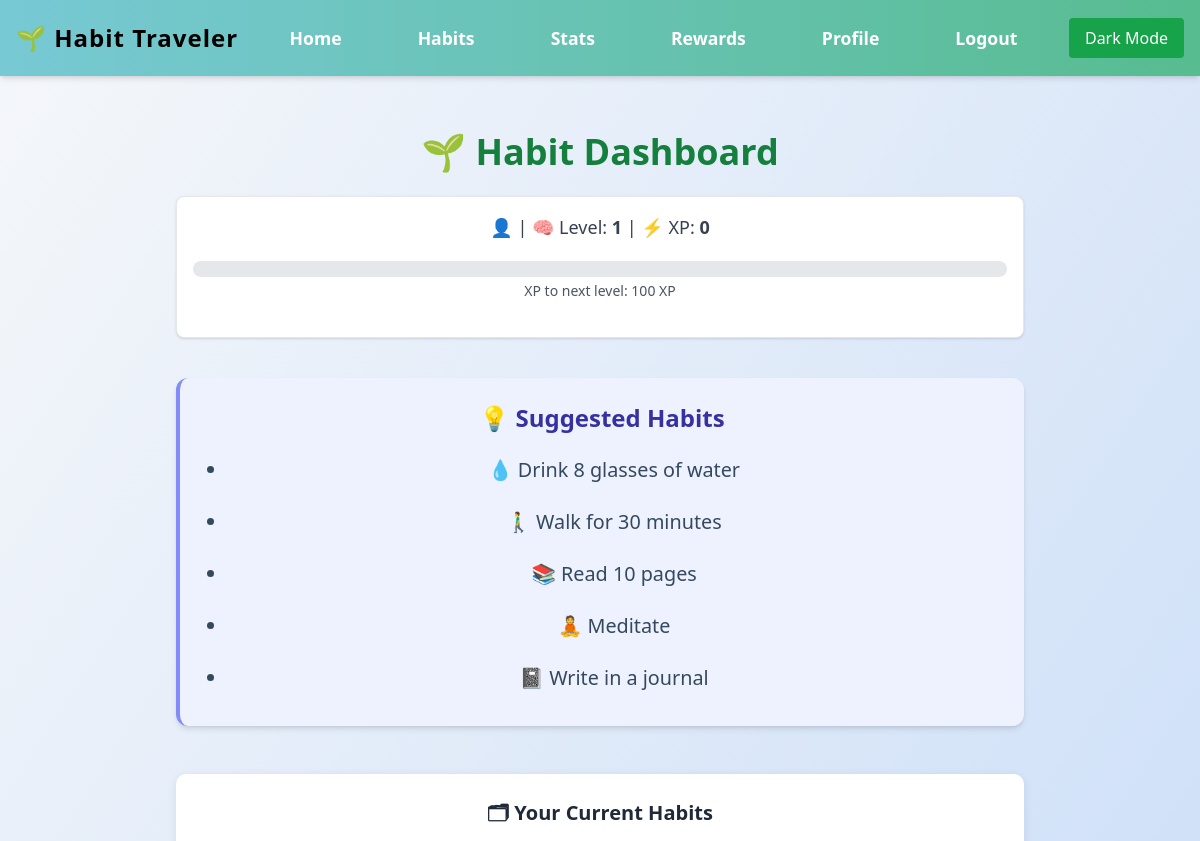
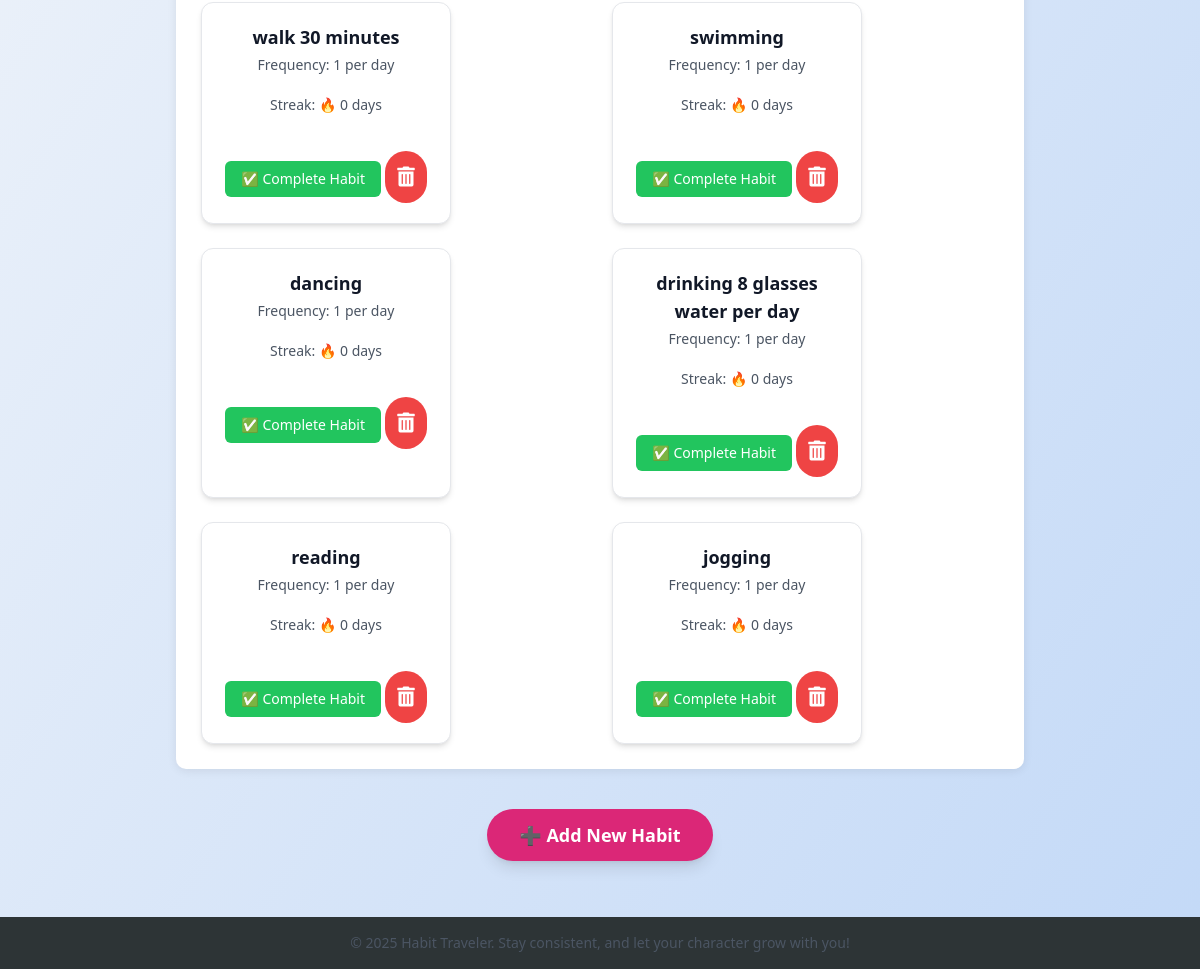
Before: /habits (signed in) with the older database file (2 pictures, top to bottom).
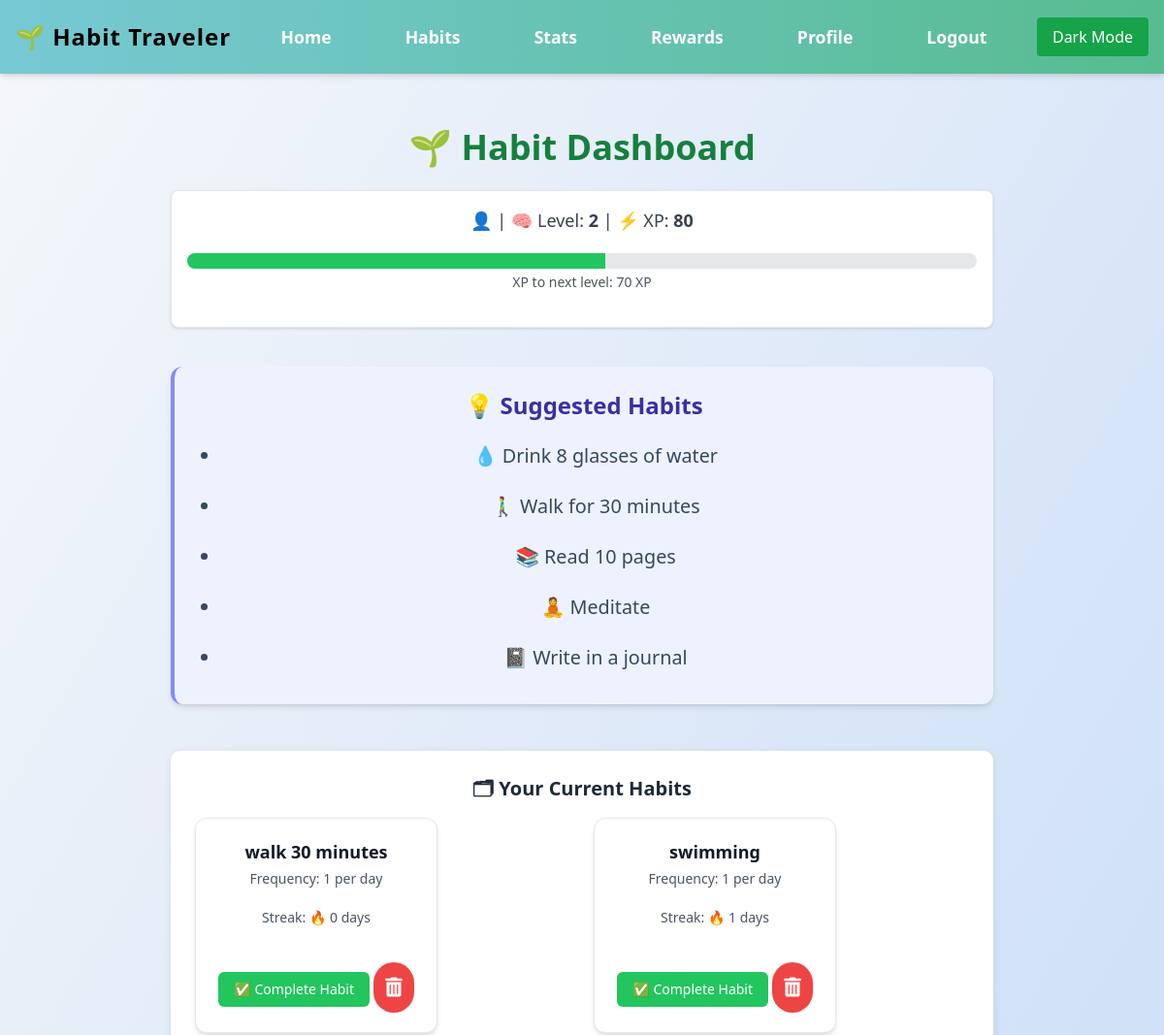
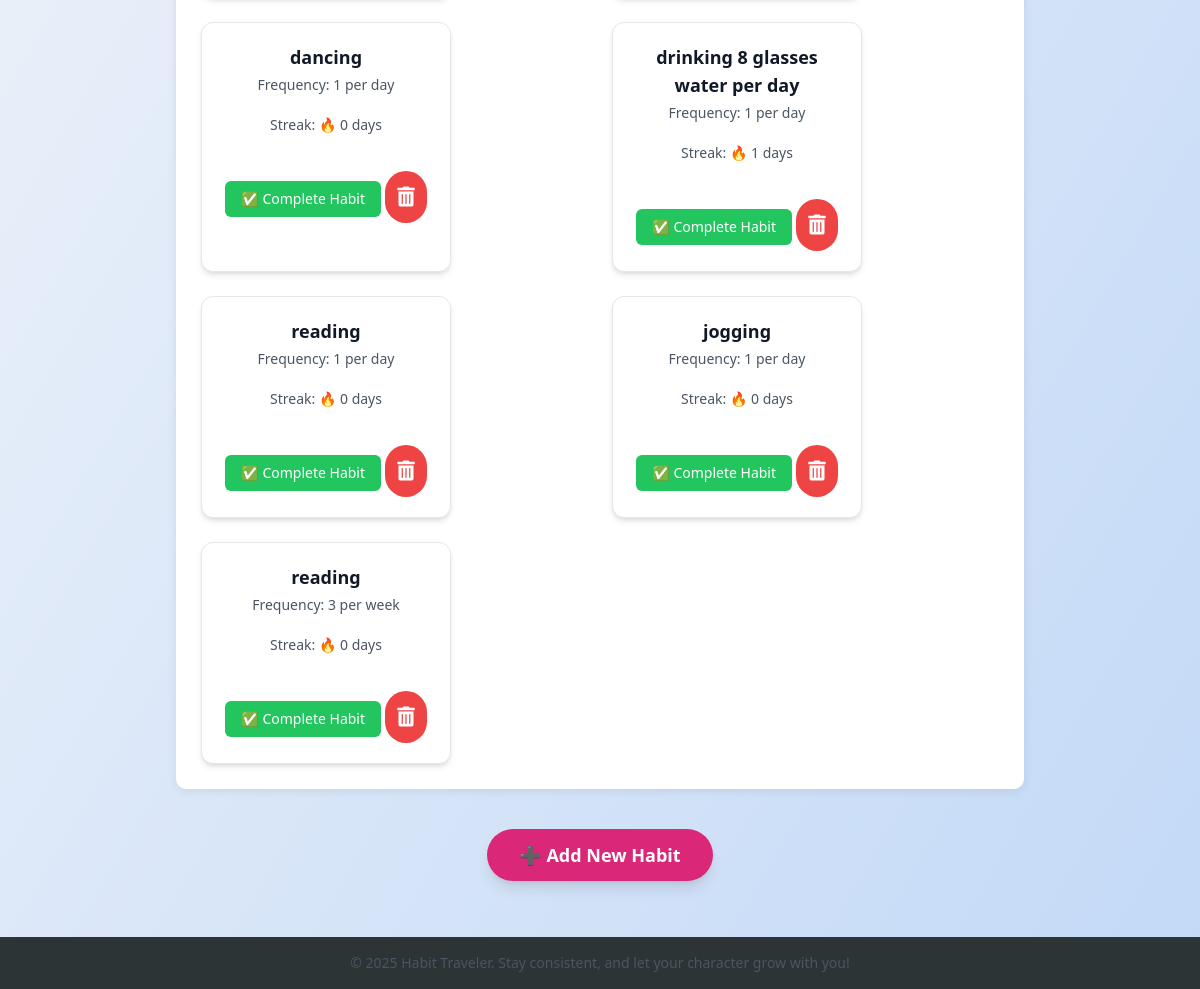
After: the same page with the newer database file (2 pictures, top to bottom).
### app.py (models this page shows)
class User(db.Model):
    id = db.Column(db.Integer, primary_key=True)
    email = db.Column(db.String(150), unique=True, nullable=False)
    name = db.Column(db.String(150), unique=True, nullable=True)
    password = db.Column(db.String(200), nullable=False)
    xp = db.Column(db.Integer, default=0)
    level = db.Column(db.Integer, default=1)
    birthday = db.Column(db.Date, nullable=True)
    age = db.Column(db.Integer, nullable=True)
    description = db.Column(db.String(500), nullable=True)
    avatar = db.Column(db.String(200), nullable=True)

class Habit(db.Model):
    id = db.Column(db.Integer, primary_key=True)
    user_id = db.Column(db.Integer, db.ForeignKey('user.id'), nullable=False)
    name = db.Column(db.String(150), nullable=False)
    target_frequency = db.Column(db.Integer, nullable=True)
    frequency_period = db.Column(db.String(10), nullable=True)
    reminder_time = db.Column(db.Time, nullable=True)
    user = db.relationship('User', backref='habits')
    last_reminder_sent = db.Column(DateTime, nullable=True)

### app.py (the view)
@app.route('/habits')
def habits():
    if 'user_id' not in session:
        return redirect(url_for('login'))
    user_id = session['user_id']
    name = session.get('name')
    user = User.query.get(user_id)
    xp_needed = 100 + (user.level - 1) * 50
    progress_percent = int((user.xp / xp_needed) * 100) if xp_needed > 0 else 0
    progress_class = f"w-[{progress_percent}%]"
    user_habits = Habit.query.filter_by(user_id=user_id).all()
    habits_with_data = []
    for habit in user_habits:
        completions_query = HabitCompletion.query.filter_by(habit_id=habit.id, user_id=user_id)
        if habit.frequency_period == 'day':
            start_date = date.today()
        elif habit.frequency_period == 'week':
            start_date = date.today() - timedelta(days=date.today().weekday())
        elif habit.frequency_period == 'month':
            start_date = date.today().replace(day=1)
        completions = completions_query.filter(HabitCompletion.date >= start_date).count()
        habits_with_data.append({
            'id': habit.id,
            'name': habit.name,
            'streak': completions,
            'goal': habit.target_frequency,
            'period': habit.frequency_period,
            'on_track': completions >= habit.target_frequency
        })
    return render_template('habit.html',
                           habits=habits_with_data,
                           name=name,
                           user=user,
                           xp_needed=xp_needed,
                           progress_class=progress_class)

### templates/habit.html (shortened to what this page needs)
{% extends "base.html" %}
{% block content %}
<div class="max-w-4xl mx-auto p-6">
    <h2 class="text-4xl font-extrabold mb-6 text-center text-green-700">🌱 Habit Dashboard</h2>
    <div class="bg-white p-4 rounded-lg shadow mb-10 text-center border border-gray-200">
        <p class="text-lg text-gray-700 font-medium">
            👤 <strong>{{ username }}</strong> | 🧠 Level: <strong>{{ user.level }}</strong> | ⚡ XP: <strong>{{ user.xp }}</strong>
        </p>
        <div class="mt-3 h-4 bg-gray-200 rounded-full overflow-hidden">
            <div class="h-full bg-green-500 transition-all duration-300 {{ progress_class }}"></div>
        </div>
        <p class="text-sm text-gray-600 mt-1">XP to next level: {{ xp_needed - user.xp }} XP</p>
    </div>
    <section class="mb-12 bg-indigo-50 p-6 rounded-xl border-l-4 border-indigo-400 shadow-md">
        <h3 class="text-2xl font-bold text-indigo-800 mb-3">💡 Suggested Habits</h3>
        <ul class="list-disc pl-6 text-gray-700 space-y-1 text-lg">
            <li>💧 Drink 8 glasses of water</li>
            <li>🚶‍♂ Walk for 30 minutes</li>
            <li>📚 Read 10 pages</li>
            <li>🧘 Meditate</li>
            <li>📓 Write in a journal</li>
        </ul>
    </section>
    <section class="mb-10">
        <h3 class="text-xl font-semibold text-gray-800 mb-4">🗂 Your Current Habits</h3>
        {% if habits %}
            <div class="habits-container grid gap-6 sm:grid-cols-2">
                {% for habit in habits %}
                    <div class="habit-card bg-white p-5 rounded-xl shadow-md border border-gray-200">
                        <h4 class="text-lg font-bold text-gray-900">{{ habit.name }}</h4>
                        <p class="text-gray-600 text-sm mt-1">Frequency: {{ habit.goal }} per {{ habit.period }}</p>
                        <p class="text-gray-600 text-sm">Streak: 🔥 {{ habit.streak }} days</p>
                        <form action="{{ url_for('complete_habit', habit_id=habit.id) }}" method="post" style="display:inline;">
                            <button
                                class="bg-green-500 hover:bg-green-600 text-white py-2 px-4 rounded-md text-sm mt-4"
                                type="submit">
                                ✅ Complete Habit
                            </button>
                        </form>
                        <form action="{{ url_for('delete_habit', habit_id=habit.id) }}" method="post" style="display:inline;">
                            <button
                                type="submit"
                                class="bg-red-500 hover:bg-red-600 text-white p-3 rounded-full mt-4 transition duration-300 focus:outline-none">
                                <i class="fas fa-trash-alt text-xl"></i>
                            </button>
                        </form>
                    </div>
                {% endfor %}
            </div>
        {% else %}
            <div class="bg-yellow-50 border-l-4 border-yellow-400 text-yellow-800 p-4 rounded">
                <p>You haven’t added any habits yet. Start your first quest!</p>
            </div>
        {% endif %}
    </section>
    <div class="text-center mt-10">
        <a
            href="{{ url_for('add_habit') }}"
            class="bg-pink-600 hover:bg-pink-700 text-white font-bold text-lg py-3 px-8 rounded-full shadow-lg transition duration-300 inline-block">
            ➕ Add New Habit
        </a>
    </div>
</div>
{% endblock %}

Changed rows visible on the page:
changed User: level "1" → "2"; xp "0" → "80"; xp_needed-user.xp "100" → "70"
computed for Habit "swimming": streak "0" → "1"
computed for Habit "drinking 8 glasses water per day": streak "0" → "1"
added Habit: name "reading", goal "3", period "week", streak "0"
